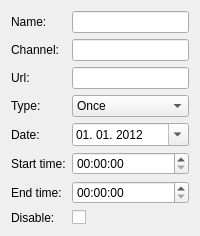
<?xml version="1.0" encoding="UTF-8"?>
<ui version="4.0">
 <class>TimersEditorWidget</class>
 <widget class="QWidget" name="TimersEditorWidget">
  <property name="geometry">
   <rect>
    <x>0</x>
    <y>0</y>
    <width>200</width>
    <height>233</height>
   </rect>
  </property>
  <property name="windowTitle">
   <string>Timers</string>
  </property>
  <property name="windowIcon">
   <iconset theme="time-admin"/>
  </property>
  <layout class="QGridLayout" name="gridLayout">
   <item row="0" column="1">
    <widget class="QLabel" name="labelName">
     <property name="sizePolicy">
      <sizepolicy hsizetype="Maximum" vsizetype="Preferred">
       <horstretch>0</horstretch>
       <verstretch>0</verstretch>
      </sizepolicy>
     </property>
     <property name="text">
      <string>Name:</string>
     </property>
    </widget>
   </item>
   <item row="0" column="2" colspan="2">
    <widget class="QLineEdit" name="editName"/>
   </item>
   <item row="2" column="1">
    <widget class="QLabel" name="labelChannel">
     <property name="sizePolicy">
      <sizepolicy hsizetype="Maximum" vsizetype="Preferred">
       <horstretch>0</horstretch>
       <verstretch>0</verstretch>
      </sizepolicy>
     </property>
     <property name="text">
      <string>Channel:</string>
     </property>
    </widget>
   </item>
   <item row="4" column="1">
    <widget class="QLabel" name="labelType">
     <property name="sizePolicy">
      <sizepolicy hsizetype="Maximum" vsizetype="Preferred">
       <horstretch>0</horstretch>
       <verstretch>0</verstretch>
      </sizepolicy>
     </property>
     <property name="text">
      <string>Type:</string>
     </property>
    </widget>
   </item>
   <item row="4" column="2" colspan="2">
    <widget class="QComboBox" name="editType">
     <item>
      <property name="text">
       <string>Once</string>
      </property>
     </item>
     <item>
      <property name="text">
       <string>Daily</string>
      </property>
     </item>
     <item>
      <property name="text">
       <string>Weekly</string>
      </property>
     </item>
     <item>
      <property name="text">
       <string>Weekdays</string>
      </property>
     </item>
    </widget>
   </item>
   <item row="6" column="2" colspan="2">
    <widget class="QDateEdit" name="editDate">
     <property name="date">
      <date>
       <year>2012</year>
       <month>1</month>
       <day>1</day>
      </date>
     </property>
     <property name="displayFormat">
      <string>dd. MM. yyyy</string>
     </property>
     <property name="calendarPopup">
      <bool>true</bool>
     </property>
    </widget>
   </item>
   <item row="8" column="2" colspan="2">
    <widget class="QTimeEdit" name="editStartTime"/>
   </item>
   <item row="6" column="1">
    <widget class="QLabel" name="labelDate">
     <property name="sizePolicy">
      <sizepolicy hsizetype="Maximum" vsizetype="Preferred">
       <horstretch>0</horstretch>
       <verstretch>0</verstretch>
      </sizepolicy>
     </property>
     <property name="text">
      <string>Date:</string>
     </property>
    </widget>
   </item>
   <item row="8" column="1">
    <widget class="QLabel" name="labelStartTime">
     <property name="sizePolicy">
      <sizepolicy hsizetype="Maximum" vsizetype="Preferred">
       <horstretch>0</horstretch>
       <verstretch>0</verstretch>
      </sizepolicy>
     </property>
     <property name="text">
      <string>Start time:</string>
     </property>
    </widget>
   </item>
   <item row="9" column="1">
    <widget class="QLabel" name="labelEndTime">
     <property name="sizePolicy">
      <sizepolicy hsizetype="Maximum" vsizetype="Preferred">
       <horstretch>0</horstretch>
       <verstretch>0</verstretch>
      </sizepolicy>
     </property>
     <property name="text">
      <string>End time:</string>
     </property>
    </widget>
   </item>
   <item row="9" column="2" colspan="2">
    <widget class="QTimeEdit" name="editEndTime"/>
   </item>
   <item row="10" column="1">
    <widget class="QLabel" name="labelDisabled">
     <property name="sizePolicy">
      <sizepolicy hsizetype="Maximum" vsizetype="Preferred">
       <horstretch>0</horstretch>
       <verstretch>0</verstretch>
      </sizepolicy>
     </property>
     <property name="text">
      <string>Disable:</string>
     </property>
    </widget>
   </item>
   <item row="10" column="2" colspan="2">
    <widget class="QCheckBox" name="checkBoxDisabled"/>
   </item>
   <item row="2" column="2" colspan="2">
    <widget class="QLineEdit" name="editChannel">
     <property name="readOnly">
      <bool>true</bool>
     </property>
    </widget>
   </item>
   <item row="3" column="1">
    <widget class="QLabel" name="labelUrl">
     <property name="sizePolicy">
      <sizepolicy hsizetype="Maximum" vsizetype="Preferred">
       <horstretch>0</horstretch>
       <verstretch>0</verstretch>
      </sizepolicy>
     </property>
     <property name="text">
      <string>Url:</string>
     </property>
    </widget>
   </item>
   <item row="3" column="2" colspan="2">
    <widget class="QLineEdit" name="editUrl">
     <property name="readOnly">
      <bool>true</bool>
     </property>
    </widget>
   </item>
  </layout>
 </widget>
 <resources/>
 <connections/>
</ui>
